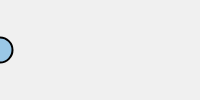
Frame 1 (no input)
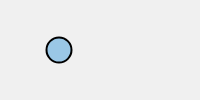
Frame 60 (no input)
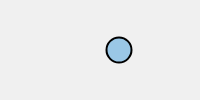
Frame 120 (the mouse pressed at the canvas centre since frame 60)

The p5.js sketch that drew these frames (run headless with seeded random() and noise() and a simulated clock; from frame 60 on, the mouse is pressed at the canvas centre):

// p5.js sketch
// ── sketch.js
var counter = 0; //declare counter to be 0
var balldir = true; //declare to be true

function setup() {
  createCanvas(200,100);
}

function draw() {
//STYLES
  //noStroke();
  strokeWeight(2);
    //stroke("indigo")
  background(240);
    /* background in the draw function(infinite loop) will redraw the color so the ball doesn't leave a trail of black behind it. */

  console.log(counter);
  fill(154,199,230) //light blue
  ellipse(counter, height/2,25,25);

  if(balldir == true) {
  counter = counter + 1; }
  else{ (counter = counter - 1); } // else, aka balldir = false
  //if(counter > 0) { counter = counter + 1;}
    // makes ball move faster

  if(counter > width) { counter = 110;}
      /* If the counter is greater than the canvas width,
      Then counter is reset to 110.
      That means that once the ball reaches the edge,
      It goes back to 110 and goes from there.  */
}
